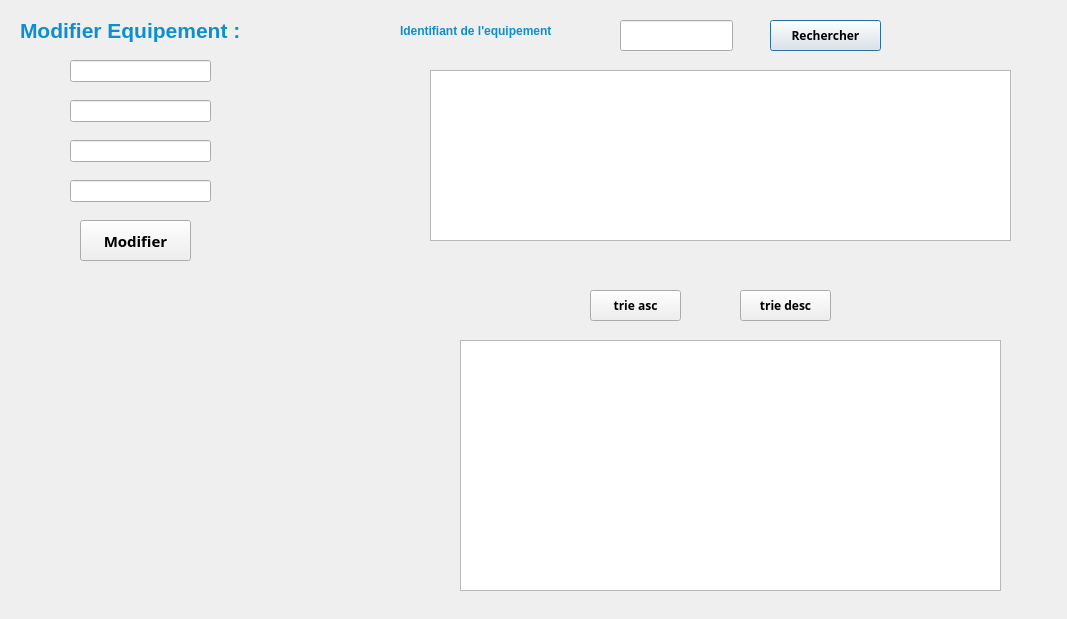
<?xml version="1.0" encoding="UTF-8"?>
<ui version="4.0">
 <class>modifier</class>
 <widget class="QDialog" name="modifier">
  <property name="geometry">
   <rect>
    <x>0</x>
    <y>0</y>
    <width>1067</width>
    <height>619</height>
   </rect>
  </property>
  <property name="windowTitle">
   <string>Dialog</string>
  </property>
  <widget class="QPushButton" name="Rechercher_3">
   <property name="geometry">
    <rect>
     <x>770</x>
     <y>20</y>
     <width>111</width>
     <height>31</height>
    </rect>
   </property>
   <property name="font">
    <font>
     <family>Arial Black</family>
     <pointsize>9</pointsize>
     <weight>75</weight>
     <bold>true</bold>
    </font>
   </property>
   <property name="autoFillBackground">
    <bool>false</bool>
   </property>
   <property name="text">
    <string>Rechercher</string>
   </property>
  </widget>
  <widget class="QTableView" name="tab_ab_rech_3">
   <property name="geometry">
    <rect>
     <x>430</x>
     <y>70</y>
     <width>581</width>
     <height>171</height>
    </rect>
   </property>
  </widget>
  <widget class="QLineEdit" name="lineEdit_idrechercher">
   <property name="geometry">
    <rect>
     <x>620</x>
     <y>20</y>
     <width>113</width>
     <height>31</height>
    </rect>
   </property>
  </widget>
  <widget class="QLabel" name="label_14">
   <property name="geometry">
    <rect>
     <x>400</x>
     <y>10</y>
     <width>201</width>
     <height>41</height>
    </rect>
   </property>
   <property name="styleSheet">
    <string notr="true">color: #0d8ece;
font-size:50;
font:bold large;</string>
   </property>
   <property name="text">
    <string>Identifiant de l'equipement</string>
   </property>
  </widget>
  <widget class="QPushButton" name="trie_desc_2">
   <property name="geometry">
    <rect>
     <x>740</x>
     <y>290</y>
     <width>91</width>
     <height>31</height>
    </rect>
   </property>
   <property name="font">
    <font>
     <family>Arial Black</family>
     <pointsize>9</pointsize>
     <weight>75</weight>
     <bold>true</bold>
    </font>
   </property>
   <property name="autoFillBackground">
    <bool>false</bool>
   </property>
   <property name="text">
    <string>trie desc</string>
   </property>
  </widget>
  <widget class="QPushButton" name="trie_asc_2">
   <property name="geometry">
    <rect>
     <x>590</x>
     <y>290</y>
     <width>91</width>
     <height>31</height>
    </rect>
   </property>
   <property name="font">
    <font>
     <family>Arial Black</family>
     <pointsize>9</pointsize>
     <weight>75</weight>
     <bold>true</bold>
    </font>
   </property>
   <property name="autoFillBackground">
    <bool>false</bool>
   </property>
   <property name="text">
    <string>trie asc</string>
   </property>
  </widget>
  <widget class="QTableView" name="tabequipement">
   <property name="geometry">
    <rect>
     <x>460</x>
     <y>340</y>
     <width>541</width>
     <height>251</height>
    </rect>
   </property>
  </widget>
  <widget class="QLineEdit" name="lineEdit_typemodif">
   <property name="geometry">
    <rect>
     <x>70</x>
     <y>100</y>
     <width>141</width>
     <height>22</height>
    </rect>
   </property>
  </widget>
  <widget class="QLineEdit" name="lineEdit_nbmodif">
   <property name="geometry">
    <rect>
     <x>70</x>
     <y>140</y>
     <width>141</width>
     <height>22</height>
    </rect>
   </property>
  </widget>
  <widget class="QLabel" name="label_9">
   <property name="geometry">
    <rect>
     <x>20</x>
     <y>10</y>
     <width>311</width>
     <height>41</height>
    </rect>
   </property>
   <property name="font">
    <font>
     <pointsize>16</pointsize>
     <weight>75</weight>
     <italic>false</italic>
     <bold>true</bold>
    </font>
   </property>
   <property name="styleSheet">
    <string notr="true">color: #0d8ece;
font-size:50;
font:bold large;</string>
   </property>
   <property name="text">
    <string>Modifier Equipement :</string>
   </property>
  </widget>
  <widget class="QPushButton" name="pb_modifier_2">
   <property name="geometry">
    <rect>
     <x>80</x>
     <y>220</y>
     <width>111</width>
     <height>41</height>
    </rect>
   </property>
   <property name="font">
    <font>
     <family>Arial Black</family>
     <pointsize>11</pointsize>
     <weight>75</weight>
     <bold>true</bold>
    </font>
   </property>
   <property name="autoFillBackground">
    <bool>false</bool>
   </property>
   <property name="text">
    <string>Modifier</string>
   </property>
  </widget>
  <widget class="QLineEdit" name="lineEdit_idmodif">
   <property name="geometry">
    <rect>
     <x>70</x>
     <y>60</y>
     <width>141</width>
     <height>22</height>
    </rect>
   </property>
  </widget>
  <widget class="QLineEdit" name="lineEdit_idanimationmodif">
   <property name="geometry">
    <rect>
     <x>70</x>
     <y>180</y>
     <width>141</width>
     <height>22</height>
    </rect>
   </property>
  </widget>
  <widget class="QLabel" name="label_10">
   <property name="geometry">
    <rect>
     <x>30</x>
     <y>320</y>
     <width>391</width>
     <height>251</height>
    </rect>
   </property>
   <property name="text">
    <string/>
   </property>
  </widget>
 </widget>
 <resources/>
 <connections/>
</ui>
